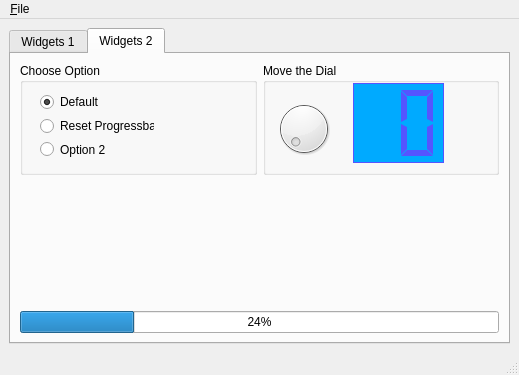
<?xml version="1.0" encoding="UTF-8"?>
<ui version="4.0">
 <class>MainWindow</class>
 <widget class="QMainWindow" name="MainWindow">
  <property name="geometry">
   <rect>
    <x>0</x>
    <y>0</y>
    <width>519</width>
    <height>375</height>
   </rect>
  </property>
  <property name="windowTitle">
   <string>MainWindow</string>
  </property>
  <widget class="QWidget" name="centralwidget">
   <layout class="QGridLayout" name="gridLayout">
    <item row="0" column="1">
     <widget class="QTabWidget" name="tabWidget_1">
      <property name="font">
       <font>
        <weight>50</weight>
        <bold>false</bold>
       </font>
      </property>
      <property name="currentIndex">
       <number>1</number>
      </property>
      <widget class="QWidget" name="tab_widgets_1">
       <property name="toolTip">
        <string/>
       </property>
       <property name="statusTip">
        <string/>
       </property>
       <attribute name="title">
        <string>Widgets 1</string>
       </attribute>
       <layout class="QVBoxLayout" name="verticalLayout">
        <item>
         <layout class="QVBoxLayout" name="verticalLayout_tab_1">
          <item>
           <widget class="QTabWidget" name="tabWidget_2">
            <property name="accessibleName">
             <string/>
            </property>
            <property name="currentIndex">
             <number>1</number>
            </property>
            <widget class="QWidget" name="tab_tree">
             <property name="statusTip">
              <string/>
             </property>
             <attribute name="title">
              <string>Tree</string>
             </attribute>
             <layout class="QHBoxLayout" name="horizontalLayout">
              <item>
               <layout class="QVBoxLayout" name="verticalLayout_2">
                <item>
                 <widget class="QTreeWidget" name="treeWidget">
                  <column>
                   <property name="text">
                    <string>Header 1</string>
                   </property>
                  </column>
                  <column>
                   <property name="text">
                    <string>New Column</string>
                   </property>
                  </column>
                  <item>
                   <property name="text">
                    <string>Item1</string>
                   </property>
                   <item>
                    <property name="text">
                     <string>Subitem1</string>
                    </property>
                   </item>
                  </item>
                 </widget>
                </item>
               </layout>
              </item>
             </layout>
            </widget>
            <widget class="QWidget" name="tab_calendar">
             <property name="statusTip">
              <string/>
             </property>
             <attribute name="title">
              <string>Calendar</string>
             </attribute>
             <layout class="QVBoxLayout" name="verticalLayout_3">
              <item>
               <widget class="QDateEdit" name="dateEdit">
                <property name="alignment">
                 <set>Qt::AlignCenter</set>
                </property>
               </widget>
              </item>
              <item>
               <widget class="QCalendarWidget" name="calendarWidget"/>
              </item>
             </layout>
            </widget>
           </widget>
          </item>
         </layout>
        </item>
       </layout>
      </widget>
      <widget class="QWidget" name="tab_widgets_2">
       <property name="toolTip">
        <string/>
       </property>
       <property name="statusTip">
        <string/>
       </property>
       <attribute name="title">
        <string>Widgets 2</string>
       </attribute>
       <layout class="QGridLayout" name="gridLayout_2">
        <item row="4" column="0" colspan="2">
         <widget class="QProgressBar" name="progressBar">
          <property name="value">
           <number>24</number>
          </property>
         </widget>
        </item>
        <item row="0" column="0">
         <widget class="QGroupBox" name="groupBox">
          <property name="title">
           <string>Choose Option</string>
          </property>
          <widget class="QWidget" name="layoutWidget">
           <property name="geometry">
            <rect>
             <x>20</x>
             <y>30</y>
             <width>114</width>
             <height>65</height>
            </rect>
           </property>
           <layout class="QVBoxLayout" name="verticalLayout_4">
            <item>
             <widget class="QRadioButton" name="radioButton">
              <property name="statusTip">
               <string>This is the default option</string>
              </property>
              <property name="text">
               <string>Default</string>
              </property>
              <property name="checked">
               <bool>true</bool>
              </property>
             </widget>
            </item>
            <item>
             <widget class="QRadioButton" name="radioButton_2">
              <property name="statusTip">
               <string>Click to reset the Progress bar</string>
              </property>
              <property name="text">
               <string>Reset Progressbar</string>
              </property>
             </widget>
            </item>
            <item>
             <widget class="QRadioButton" name="radioButton_3">
              <property name="statusTip">
               <string>Option 2:  Select to...</string>
              </property>
              <property name="text">
               <string>Option 2</string>
              </property>
             </widget>
            </item>
           </layout>
          </widget>
         </widget>
        </item>
        <item row="0" column="1">
         <widget class="QGroupBox" name="groupBox_2">
          <property name="title">
           <string>Move the Dial</string>
          </property>
          <widget class="QWidget" name="verticalLayoutWidget">
           <property name="geometry">
            <rect>
             <x>10</x>
             <y>30</y>
             <width>61</width>
             <height>71</height>
            </rect>
           </property>
           <layout class="QVBoxLayout" name="verticalLayout_5">
            <item>
             <widget class="QDial" name="dial"/>
            </item>
           </layout>
          </widget>
          <widget class="QWidget" name="verticalLayoutWidget_2">
           <property name="geometry">
            <rect>
             <x>90</x>
             <y>20</y>
             <width>91</width>
             <height>80</height>
            </rect>
           </property>
           <layout class="QVBoxLayout" name="verticalLayout_6">
            <item>
             <widget class="QLCDNumber" name="lcdNumber">
              <property name="styleSheet">
               <string notr="true">QLCDNumber{color:rgb(85, 85, 255);background-color:rgb(0, 170, 255);}</string>
              </property>
              <property name="frameShape">
               <enum>QFrame::Box</enum>
              </property>
              <property name="frameShadow">
               <enum>QFrame::Plain</enum>
              </property>
              <property name="digitCount">
               <number>2</number>
              </property>
              <property name="mode">
               <enum>QLCDNumber::Dec</enum>
              </property>
              <property name="segmentStyle">
               <enum>QLCDNumber::Flat</enum>
              </property>
             </widget>
            </item>
           </layout>
          </widget>
         </widget>
        </item>
        <item row="2" column="1">
         <spacer name="verticalSpacer_2">
          <property name="orientation">
           <enum>Qt::Vertical</enum>
          </property>
          <property name="sizeType">
           <enum>QSizePolicy::Maximum</enum>
          </property>
          <property name="sizeHint" stdset="0">
           <size>
            <width>20</width>
            <height>130</height>
           </size>
          </property>
         </spacer>
        </item>
       </layout>
      </widget>
     </widget>
    </item>
   </layout>
  </widget>
  <widget class="QMenuBar" name="menubar">
   <property name="geometry">
    <rect>
     <x>0</x>
     <y>0</y>
     <width>519</width>
     <height>21</height>
    </rect>
   </property>
   <widget class="QMenu" name="menu_File">
    <property name="title">
     <string>&amp;File</string>
    </property>
   </widget>
   <addaction name="menu_File"/>
  </widget>
  <widget class="QStatusBar" name="statusbar">
   <property name="statusTip">
    <string>Status bar</string>
   </property>
  </widget>
 </widget>
 <tabstops>
  <tabstop>tabWidget_2</tabstop>
 </tabstops>
 <resources/>
 <connections>
  <connection>
   <sender>dial</sender>
   <signal>valueChanged(int)</signal>
   <receiver>lcdNumber</receiver>
   <slot>display(int)</slot>
   <hints>
    <hint type="sourcelabel">
     <x>303</x>
     <y>115</y>
    </hint>
    <hint type="destinationlabel">
     <x>385</x>
     <y>127</y>
    </hint>
   </hints>
  </connection>
  <connection>
   <sender>radioButton_2</sender>
   <signal>clicked()</signal>
   <receiver>progressBar</receiver>
   <slot>reset()</slot>
   <hints>
    <hint type="sourcelabel">
     <x>60</x>
     <y>124</y>
    </hint>
    <hint type="destinationlabel">
     <x>68</x>
     <y>331</y>
    </hint>
   </hints>
  </connection>
 </connections>
</ui>
